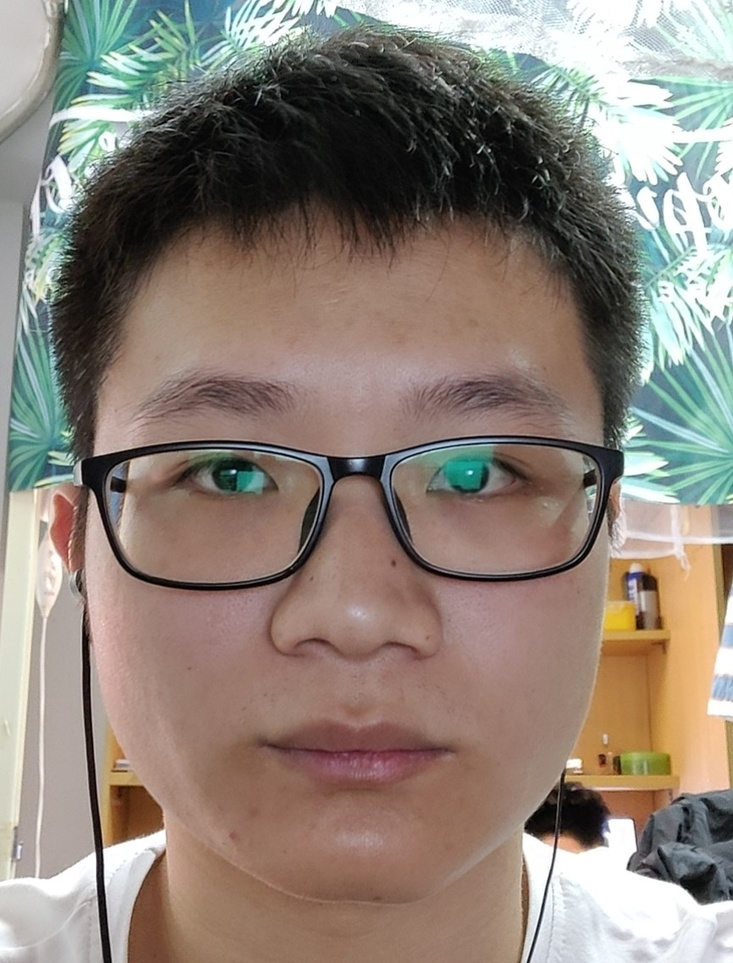
#> input picture test.jpg, 733 x 963 px, shrunk from 864 x 1136 before the run
$ python face.py
#> lines starting #> are read from the running program, lines starting #| are printed output that depends on the picture
import cv2 as cv
import numpy as np

img = cv.imread('test.jpg', 0)  # 读取图片，获取像素
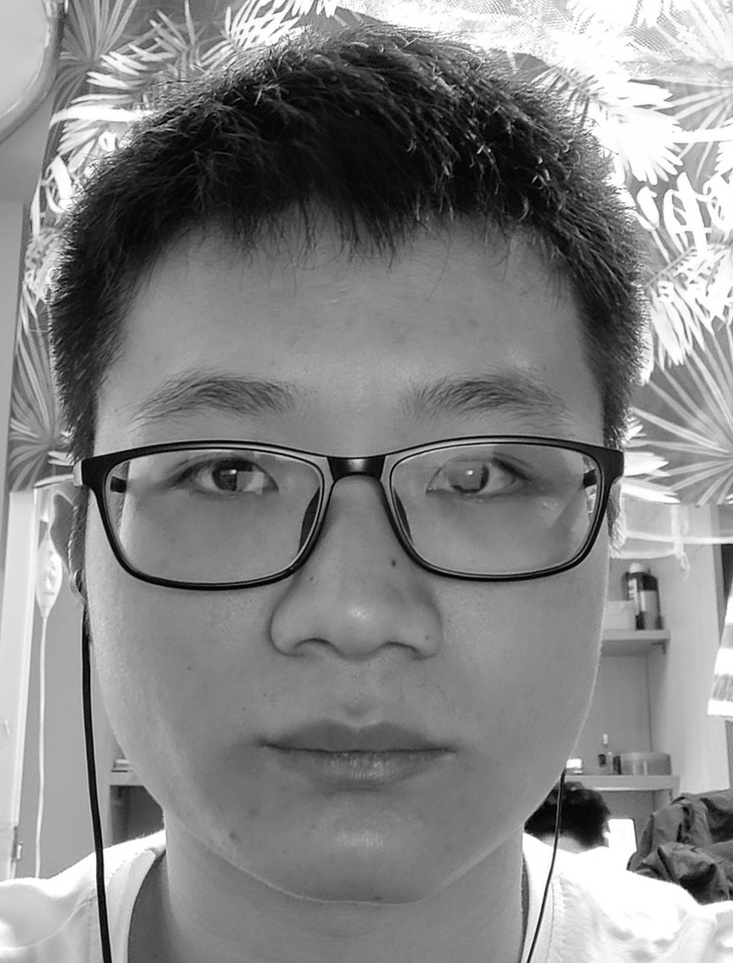
#> img: shape (963, 733); min 0, max 255, mean 132.6
print(np.shape(img))
#| (963, 733)

data = np.array(img)
print(data.flatten())  # 转换成一维
#> (printed output is left out)
